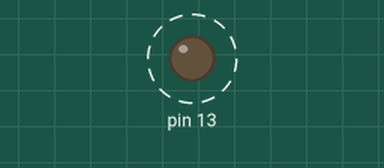
This sketch was run on a simulated Arduino Uno, built with avr-gcc and run on an emulated ATmega328P. Shown: output pins drawn as LEDs (lit = HIGH). Dashed ring = blinking. No radio packets arrive unless stated.

Above: at 0.6 s.
Timing chart, 0 to 3.0 s (numbered marks = the images above):
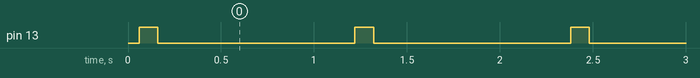

Measured:
- by itself, pin 13: alternates HIGH for 0.10 s and LOW for 1.1 s

The sketch:

Transmiter.ino
```cpp
/*************************************
 * Program : Project Reciver
 * Input   : Modul RF Module 433 Mhz
 * Output  : Serial Monitor
 * 125 Proyek Arduino Inkubatek
 * www.tokotronik.com
 * ***********************************/
#include <VirtualWire.h>
char *controller;
void setup() {
  Serial.begin(9600);
  pinMode(13,OUTPUT);
  vw_set_ptt_inverted(true); //
  vw_set_tx_pin(12);
  vw_setup(4000);// speed of data transfer Kbps
}

void loop(){
  controller="INKUBATEK JOGJA @2016";
  vw_send((uint8_t *)controller, strlen(controller));
  vw_wait_tx(); // Wait until the whole message is gone
  digitalWrite(13,1);
  delay(100);
  digitalWrite(13,0);
  delay(1000);
}
```
